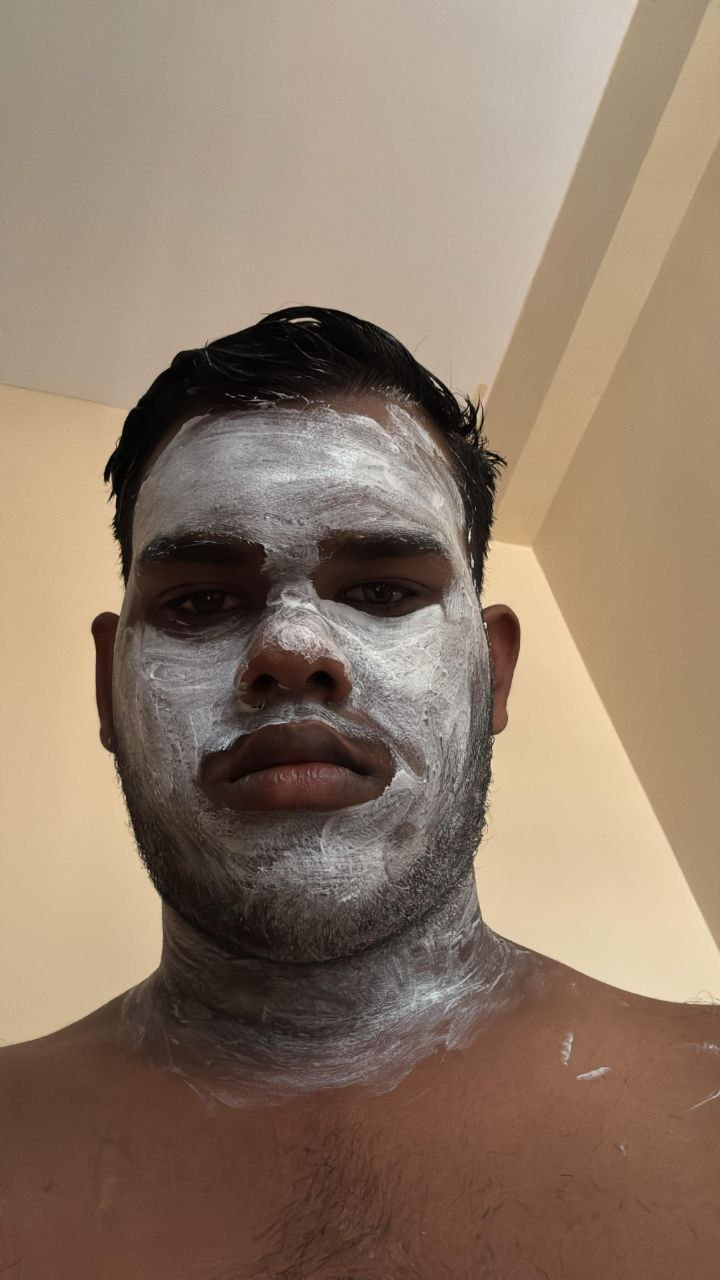
#> input picture rah.jpg, 720 x 1280 px
$ python smoothness.py
#> lines starting #> are read from the running program, lines starting #| are printed output that depends on the picture
import cv2
import numpy as np

image=cv2.imread('rah.jpg')
#> image is the input picture: shape (1280, 720, 3); mean B, G, R 105.3, 123.3, 143.7
gray = cv2.cvtColor(image, cv2.COLOR_BGR2GRAY)
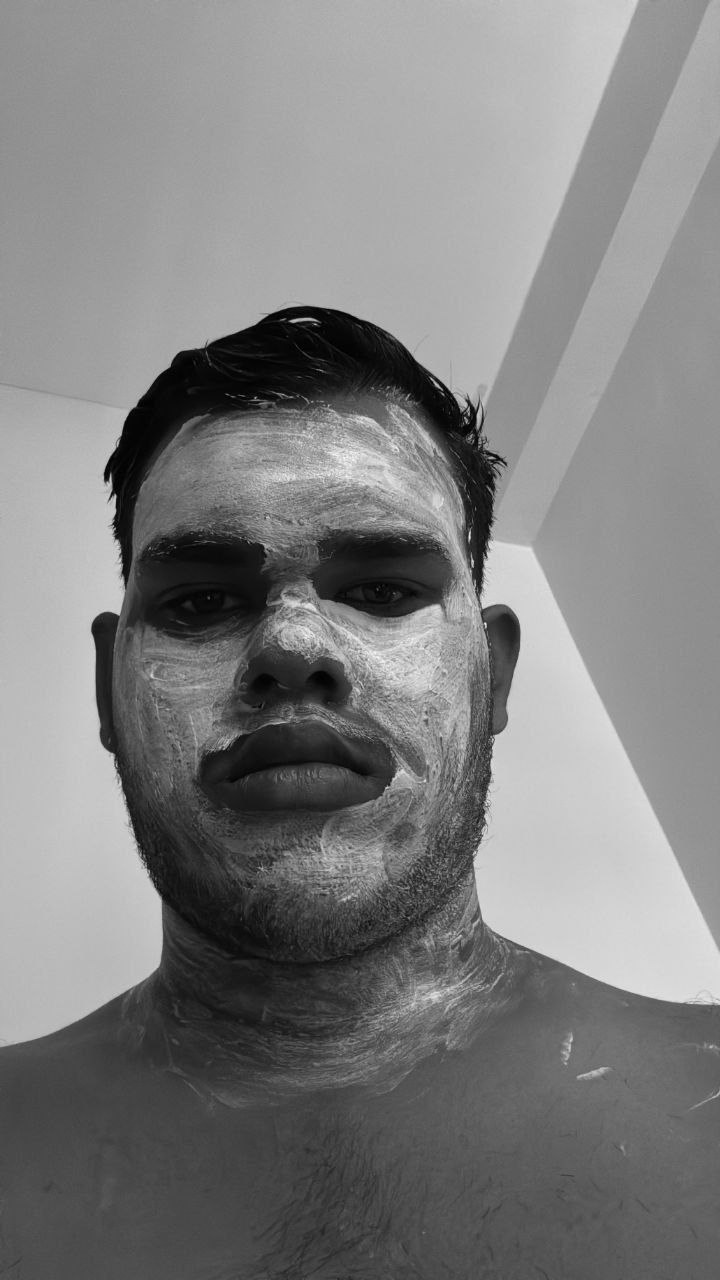
#> gray: shape (1280, 720); min 0, max 249, mean 127.4

k=np.array([[-1,0,1],[-2,0,2],[-1,0,1]])
# k=k/6

output=cv2.filter2D(src=gray,ddepth=-1,kernel=k)
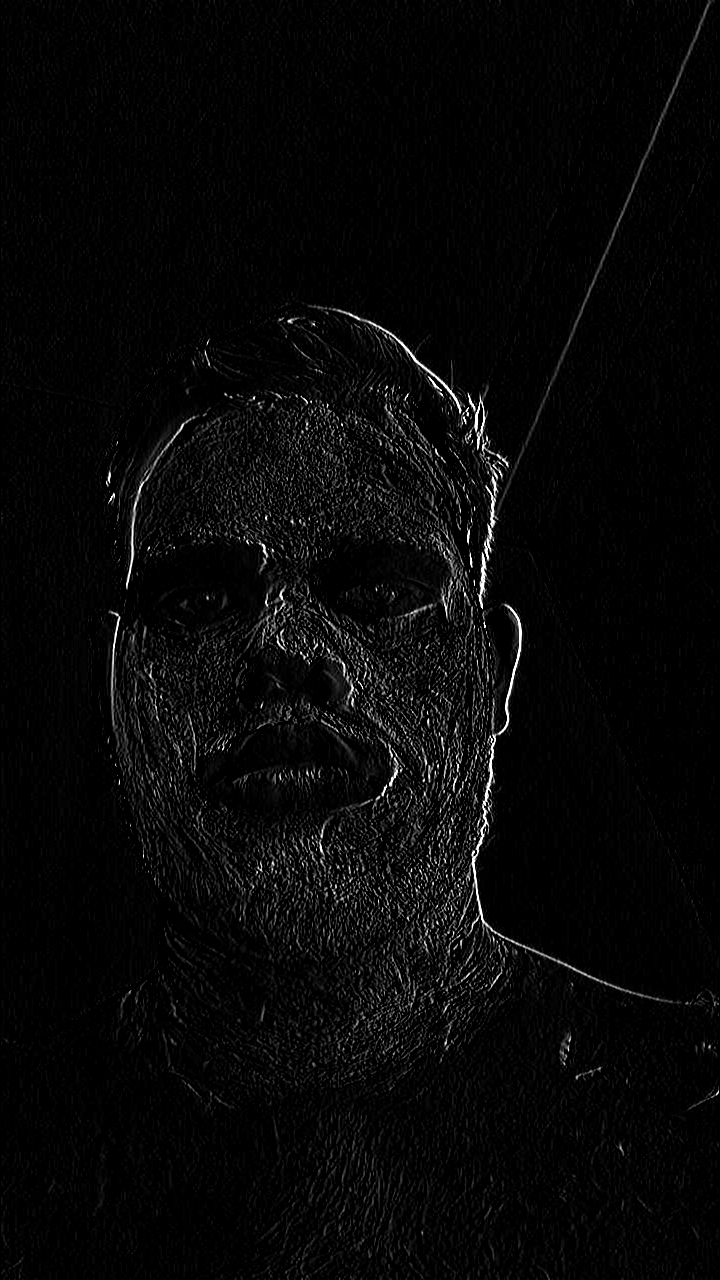
#> output: shape (1280, 720); min 0, max 255, mean 7.5


cv2.imshow("Image",gray)
cv2.imshow("Output",output)
cv2.waitKey(0)

$ run again, with cat.jpg copied over rah.jpg
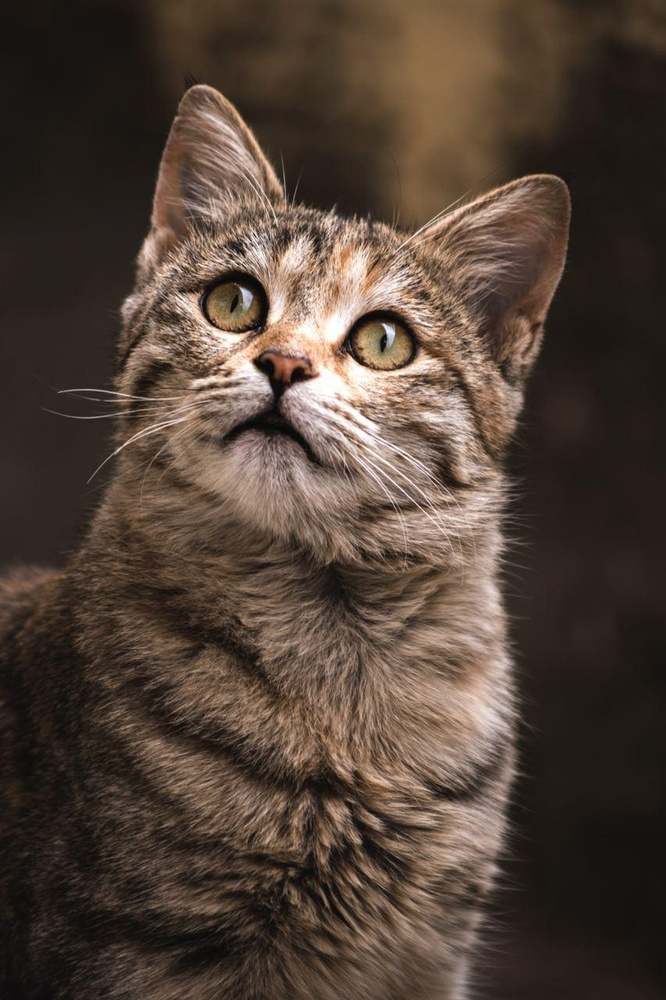
#> input picture cat.jpg, 666 x 1000 px, shrunk from 853 x 1280 before the run
#> image is the input picture: shape (1000, 666, 3); mean B, G, R 55.4, 66, 81.5
#> `gray = cv2.cvtColor(image, cv2.COLOR_BGR2GRAY)`:
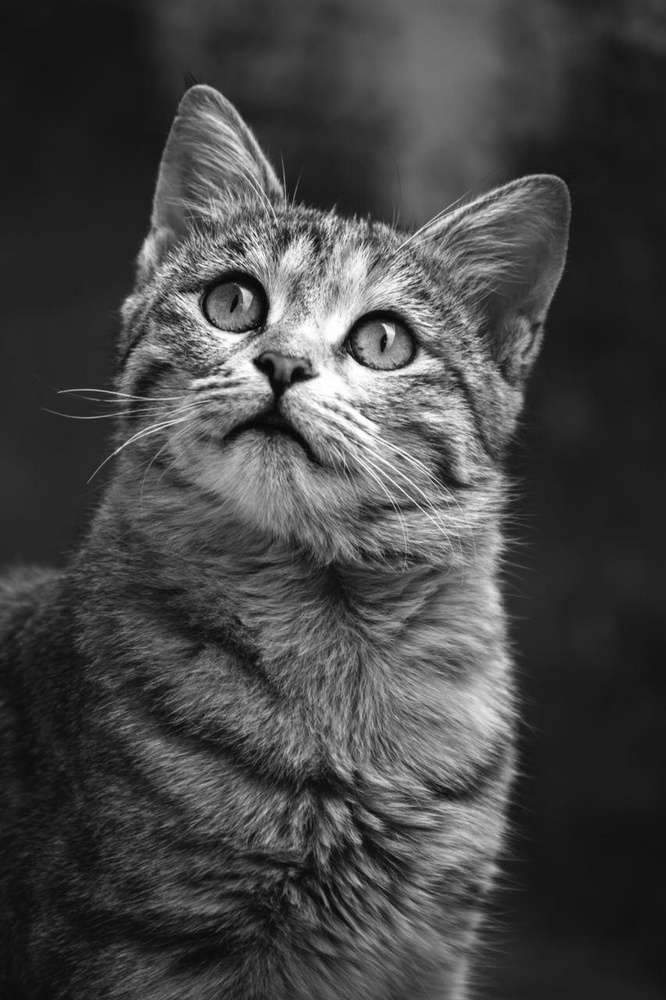
#> gray: shape (1000, 666); min 3, max 255, mean 69.4
#> `output=cv2.filter2D(src=gray,ddepth=-1,kernel=k)`:
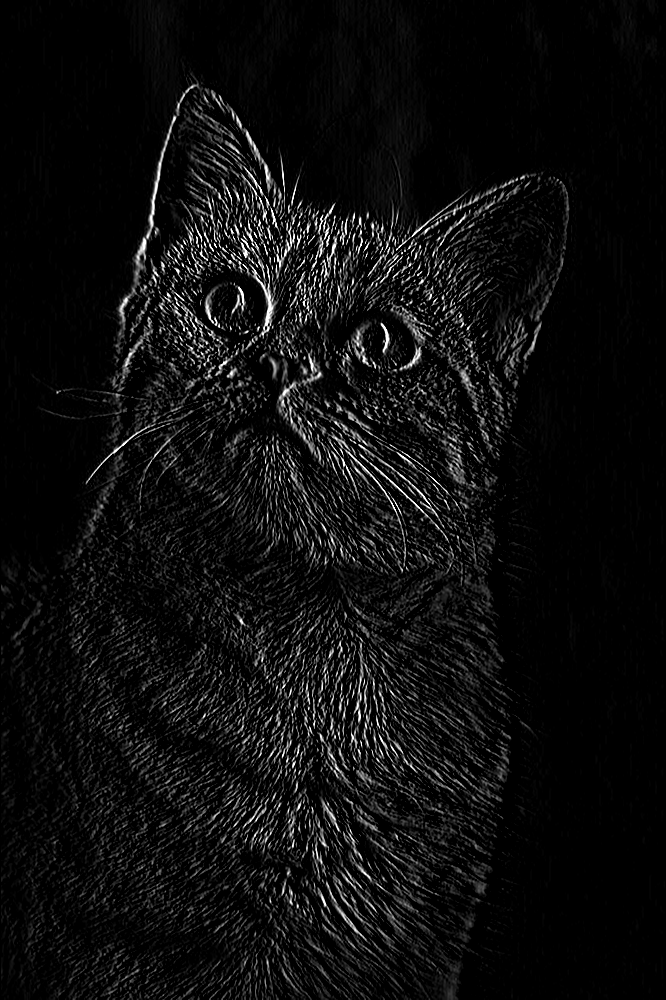
#> output: shape (1000, 666); min 0, max 255, mean 14.5
